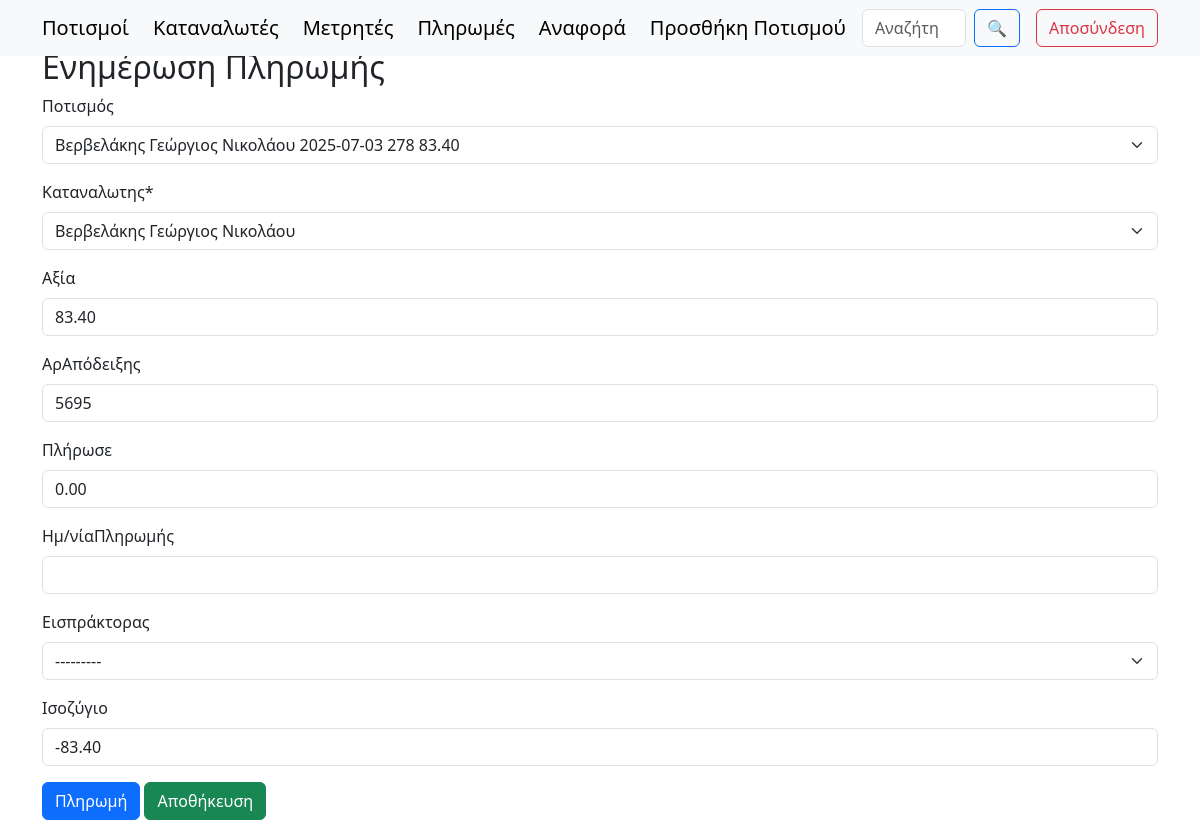
Before: /paids/update/399/ (signed in) with the older database file.
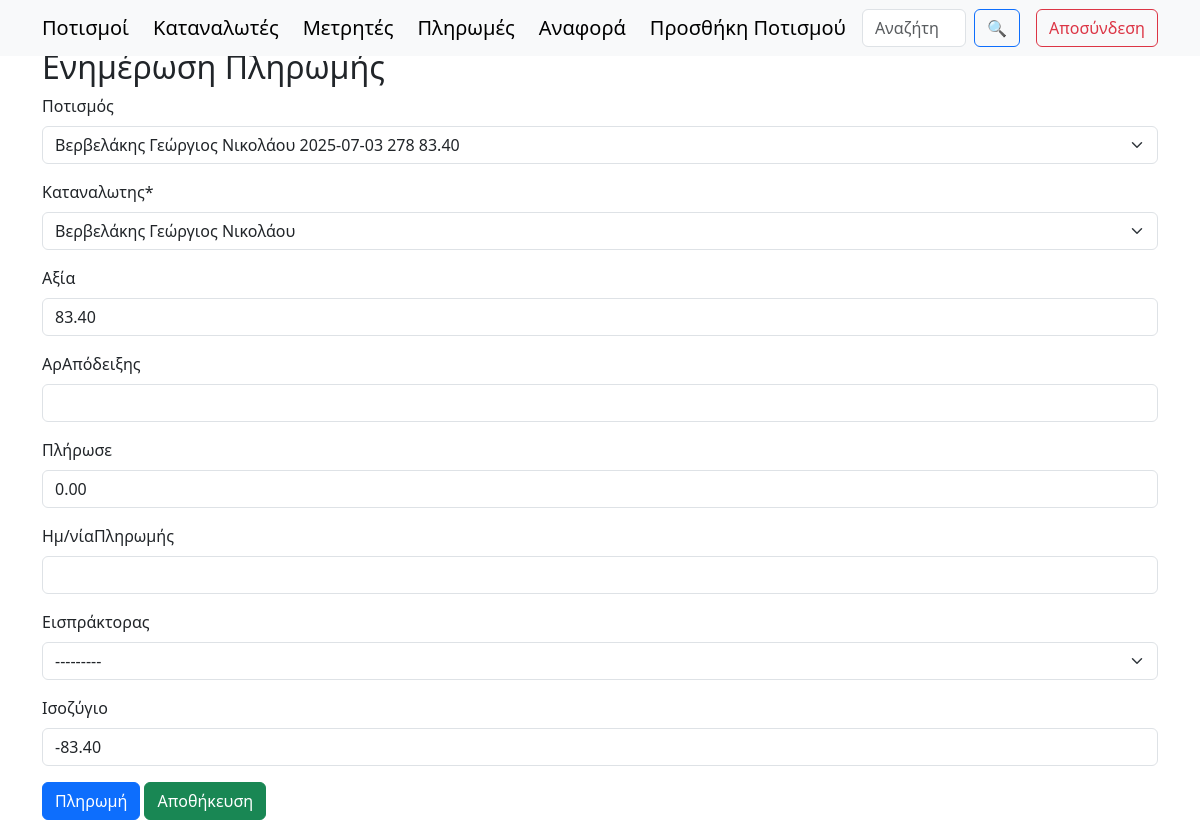
After: the same page with the newer database file.
### synet/models.py (models this page shows, shortened)
class Paids(models.Model):
    irrigation = models.ForeignKey(WaterCons, on_delete=models.SET_NULL, null=True, blank=True, related_name="paid_irrigations")
    customer = models.ForeignKey(Persons, on_delete=models.SET_NULL, null=True)
    cost = models.DecimalField(max_digits=10, decimal_places=2, null=True, blank=True)
    receiptNumber = models.IntegerField(null=True, blank=True, unique=True)
    paid = models.DecimalField(max_digits=10, decimal_places=2, null=True, blank=True)
    paymentDate = models.DateField(null=True, blank=True)
    receiver = models.ForeignKey(Receivers, on_delete=models.SET_NULL, null=True, blank=True)
    balance = models.DecimalField(max_digits=10, decimal_places=2, null=True, blank=True)

### synet/views.py (the view)
# urls.py: path('paids/update/<int:id>/', views.paids_update, name='paids_update'),
@permission_required('synet.change_model', raise_exception=True)
def paids_update(request, id):
    paid = get_object_or_404(Paids, id=id)
    if request.method == "POST":
        form = PaidsForm(request.POST, instance=paid)
        if form.is_valid():
            form.save()
            return redirect('index')
    else:
        form = PaidsForm(instance=paid)
    return render(request, 'paids_update.html', {'form': form})

### synet/forms.py
class PaidsForm(forms.ModelForm):
    class Meta:
        model = Paids
        fields = '__all__'
        labels = {
            'irrigation': 'Ποτισμός',
            'customer': 'Καταναλωτης',
            'cost': 'Αξία',
            'paid': 'Πλήρωσε',
            'paymentDate': 'Ημ/νίαΠληρωμής',
            'receiver': 'Εισπράκτορας',
            'receiptNumber': 'ΑρΑπόδειξης',
            'balance': 'Ισοζύγιο',
        }

### synet/models.py (called while the page is built)
    def __str__(self):
        return f"{self.surname} {self.name} {self.fathersName}".strip()  # Αφαιρεί επιπλέον κενά

    def __str__(self):
        return self.receiver

    def __str__(self):
        return f"{self.customer} {self.date} {self.billableCubicMeters} {self.cost}".strip()  # Αφαιρεί επιπλέον κενά

### templates/paids_update.html (shortened to what this page needs)
{% load crispy_forms_tags %}
<!DOCTYPE html>
<html lang="el">
<head>
    <link rel="stylesheet" href="https://cdn.jsdelivr.net/npm/bootstrap@5.3.0/dist/css/bootstrap.min.css">
</head>
<body>
    {% include "navbar.html" %}
    <div class="container mt-5">
        <h2>Ενημέρωση Πληρωμής</h2>
        <form method="post">
            {{ form|crispy }}
            <button type="button" class="btn btn-primary" id="fillPayment">Πληρωμή</button>
            <button type="submit" class="btn btn-success">Αποθήκευση</button>
        </form>
    </div>
</body>
</html>

Changed rows visible on the page:
changed Paids: receiptNumber "5695" → (not shown)
